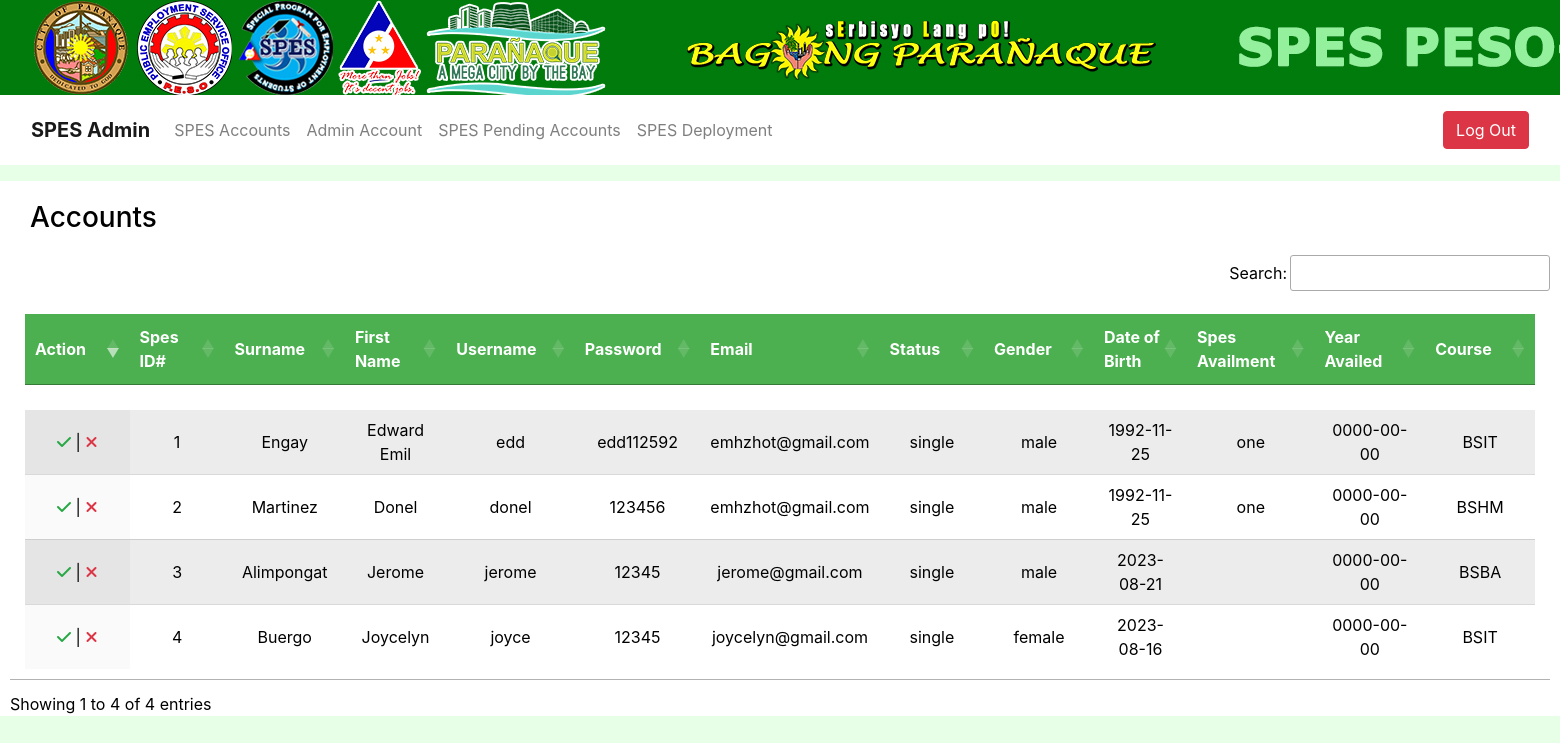
The page /admin/SPESpending.php (signed in) on the database as committed earlier.
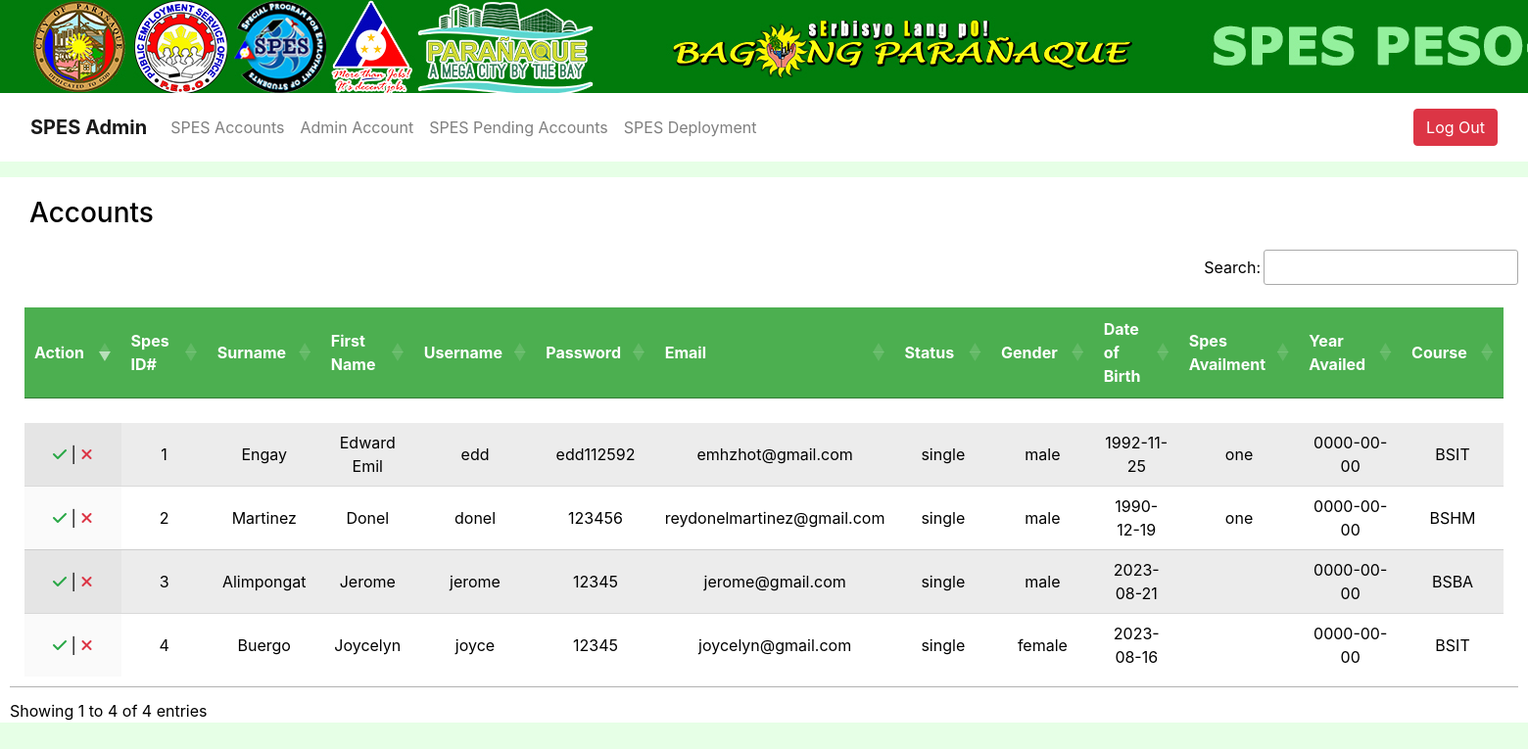
The same page on the database as committed later.
### tables this page shows
CREATE TABLE `spesaccount` (
  `spes_id` bigint(255) NOT NULL,
  `username` varchar(100) DEFAULT NULL,
  `password` varchar(100) DEFAULT NULL,
  `surName` varchar(100) DEFAULT NULL,
  `firstName` varchar(100) DEFAULT NULL,
  `mName` varchar(100) DEFAULT NULL,
  `status` varchar(100) DEFAULT NULL,
  `gender` varchar(10) DEFAULT NULL,
  `doBirth` date DEFAULT NULL,
  `poBirth` varchar(100) DEFAULT NULL,
  `cShip` varchar(100) DEFAULT NULL,
  `gsisBeneficiary` varchar(100) DEFAULT NULL,
  `relationship` varchar(100) DEFAULT NULL,
  `pAdd` varchar(100) DEFAULT NULL,
  `cAdd` varchar(100) DEFAULT NULL,
  `mNo` int(11) DEFAULT NULL,
  `email` varchar(100) DEFAULT NULL,
  `socialAcc` varchar(100) DEFAULT NULL,
  `pStatus` varchar(100) DEFAULT NULL,
  `fatherName` varchar(100) DEFAULT NULL,
  `fCNo` int(11) DEFAULT NULL,
  `fStatus` varchar(100) DEFAULT NULL,
  `fOccu` int(100) DEFAULT NULL,
  `fSalary` int(255) DEFAULT NULL,
  `motherName` varchar(100) DEFAULT NULL,
  `mCNo` int(11) DEFAULT NULL,
  `mStatus` varchar(100) DEFAULT NULL,
  `mOccu` varchar(100) DEFAULT NULL,
  `mSalary` int(255) DEFAULT NULL,
  `elemSName` varchar(100) DEFAULT NULL,
  `elemDegree` varchar(100) DEFAULT NULL,
  `elemYearLvl` date DEFAULT NULL,
  `elemDEnd` date DEFAULT NULL,
  `secondSName` varchar(100) DEFAULT NULL,
  `secondDegree` varchar(100) DEFAULT NULL,
  `secondYearLvl` date DEFAULT NULL,
  `secondDEnd` date DEFAULT NULL,
  `tertSName` varchar(100) DEFAULT NULL,
  `tertDegree` varchar(100) DEFAULT NULL,
  `tertYearLvl` date DEFAULT NULL,
  `tertDEnd` date DEFAULT NULL,
  `tecSName` varchar(100) DEFAULT NULL,
  `tecDegree` varchar(100) DEFAULT NULL,
  `tecYearLvl` date DEFAULT NULL,
  `tectDEnd` date DEFAULT NULL,
  `historySpes` varchar(100) DEFAULT NULL,
  `historyYear` date DEFAULT NULL,
  `spesID` int(255) DEFAULT NULL,
  `is_blacklist` int(11) NOT NULL
);

### admin/SPESpending.php (the view, shortened to what this page needs)
<?php
include('../dbconnection/dbconnection.php');
 if(!isset($_SESSION['login'])){
   header('Location:index.php');
   exit();
 }else { ?>
<?php $title = 'Spes Pending'; include('../include/header.php');?>
	<div class="form-row">
		<div class="container-fluid">
		<div class="content">
			<form name="form1" method="post" action="SPESpending.php">
				<h3>Accounts</h3>
            <div class="table-responsive">
            <table id="example" class="display table-striped" style="width:100%; height: 100%;">
            		<thead>
						<tr>
							<th>Action</th>
							<th>Spes ID#</th>
							<th>Surname</th>
							<th>First Name</th>
							<th>Username</th>
							<th>Password</th>
              				<th>Email</th>
							<th>Status</th>
							<th>Gender</th>
							<th>Date of Birth</th>
							<th>Spes Availment</th>
							<th>Year Availed</th>
							<th>Course</th>
						</tr>
					  </thead>
					<tbody>
						<?php
						$result = mysqli_query($conn, "SELECT * FROM spesaccount");
						while($row=mysqli_fetch_array($result))
						{
							$userid = $row['spes_id'];
							$sname = $row['surName'];
							$fname = $row['firstName'];
							$username = $row['username'];
							$userpass = $row['password'];
              				$email = $row['email'];
							$stat = $row['status'];
							$gender = $row['gender'];
							$dob = $row['doBirth'];
							$hspes = $row['historySpes'];
							$hyear = $row['historyYear'];
							$tdegree = $row['tertDegree'];
							?>
							<tr>
								<td>
								<a href='accept.php?email=<?php echo $row['email'] ?>'><i class="fa-solid fa-check text-success"></i></a>
                |
								<a href='reject.php?email=<?php echo $row['email'] ?>'> <i class="fa-solid fa-xmark text-danger"></i></a>
								</td>
								<td><?php echo $userid; ?></td>
								<td><?php echo $sname; ?></td>
								<td><?php echo $fname; ?></td>
								<td><?php echo $username; ?></td>
								<td><?php echo $userpass; ?></td>
                				<td><?php echo $email; ?></td>
								<td><?php echo $stat; ?></td>
								<td><?php echo $gender; ?></td>
								<td><?php echo $dob; ?></td>
								<td><?php echo $hspes; ?></td>
								<td><?php echo $hyear; ?></td>
								<td><?php echo $tdegree; ?></td>
							</tr>
							<?php
						}
					?>
					</tbody>
					</table>
                </div>
			</form>
		</div>
	</div>
</div>
</body>
</html>
<?php }?>

Rows that differ between the two databases and show on the page:
changed spesaccount "Martinez": email "emhzhot@gmail.com" → "reydonelmartinez@gmail.com"; doBirth "1992-11-25" → "1990-12-19"
